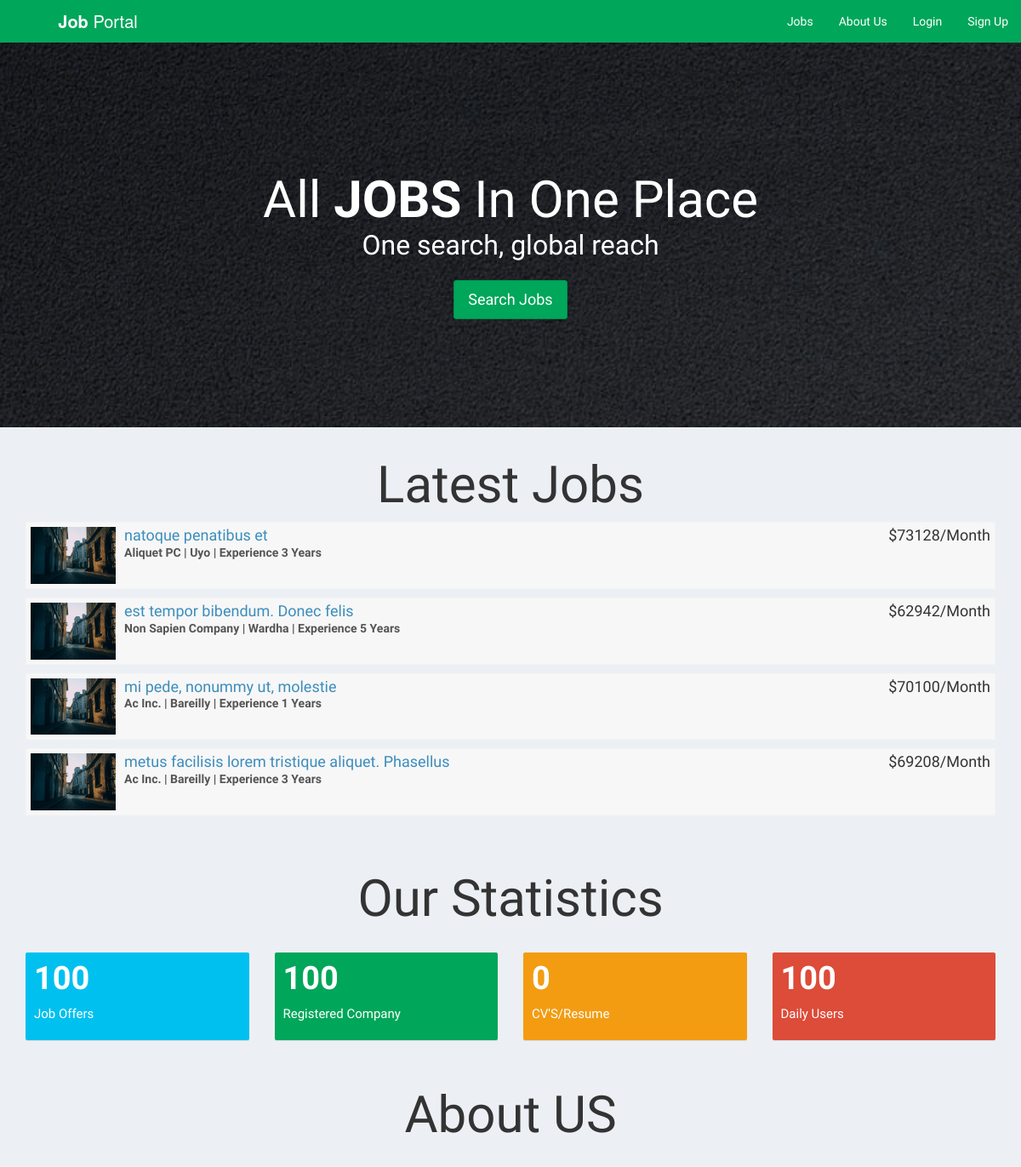
Before: / (upper part) with the older database file.
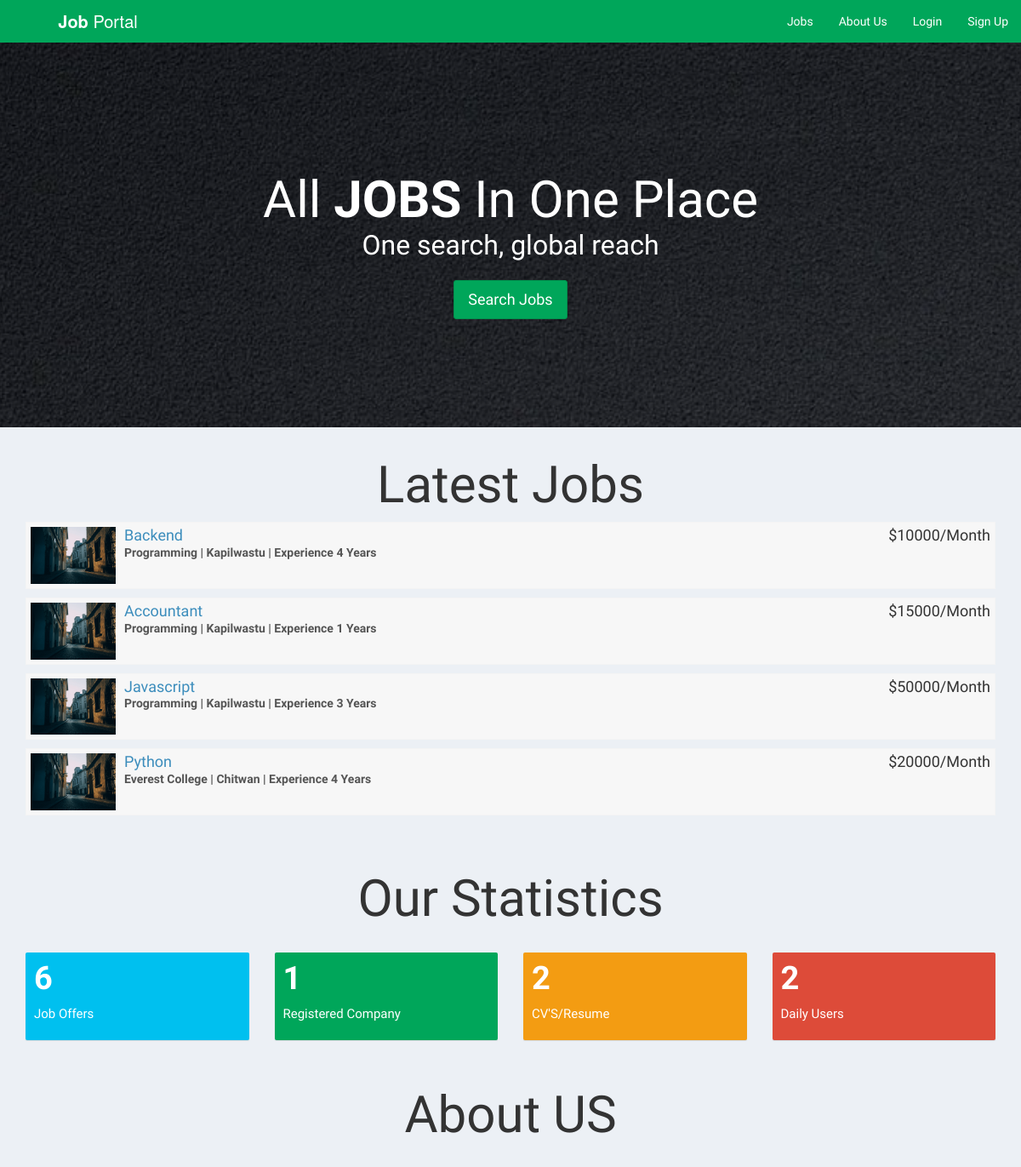
After: the same page with the newer database file.
### tables this page shows
CREATE TABLE `company` (
  `id_company` int(11) NOT NULL,
  `name` varchar(255) NOT NULL,
  `companyname` varchar(255) NOT NULL,
  `country` varchar(255) NOT NULL,
  `state` varchar(255) NOT NULL,
  `city` varchar(255) NOT NULL,
  `contactno` varchar(255) NOT NULL,
  `website` varchar(255) NOT NULL,
  `email` varchar(255) NOT NULL,
  `password` varchar(255) NOT NULL,
  `aboutme` varchar(255) DEFAULT NULL,
  `logo` varchar(255) NOT NULL,
  `createdAt` timestamp NOT NULL DEFAULT current_timestamp(),
  `active` int(11) NOT NULL DEFAULT 2
);

CREATE TABLE `job_post` (
  `id_jobpost` int(11) NOT NULL,
  `id_company` int(11) NOT NULL,
  `jobtitle` varchar(255) NOT NULL,
  `description` text NOT NULL,
  `minimumsalary` varchar(255) NOT NULL,
  `maximumsalary` varchar(255) NOT NULL,
  `experience` varchar(255) NOT NULL,
  `qualification` varchar(255) NOT NULL,
  `createdat` timestamp NOT NULL DEFAULT current_timestamp()
);

### index.php (the view, shortened to what this page needs)
<?php
require_once("db.php");
?>
<!DOCTYPE html>
<html>
<head>
  <link rel="stylesheet" href="https://cdnjs.cloudflare.com/ajax/libs/twitter-bootstrap/3.3.7/css/bootstrap.min.css">
  <link rel="stylesheet" href="https://cdnjs.cloudflare.com/ajax/libs/font-awesome/4.7.0/css/font-awesome.min.css">
  <link rel="stylesheet" href="https://cdnjs.cloudflare.com/ajax/libs/ionicons/2.0.1/css/ionicons.min.css">
  <link rel="stylesheet" href="css/AdminLTE.min.css">
  <link rel="stylesheet" href="css/_all-skins.min.css">
  <link rel="stylesheet" href="css/custom.css">
</head>
<body class="hold-transition skin-green sidebar-mini">
<div class="wrapper">
  <header class="main-header">
    <a href="index.php" class="logo logo-bg">
      <span class="logo-lg"><b>Job</b> Portal</span>
    </a>
    <nav class="navbar navbar-static-top">
      <div class="navbar-custom-menu">
        <ul class="nav navbar-nav">
          <li>
            <a href="jobs.php">Jobs</a>
          </li>
          <li>
            <a href="#about">About Us</a>
          </li>
          <?php if(empty($_SESSION['id_user']) && empty($_SESSION['id_company'])) { ?>
          <li>
            <a href="login.php">Login</a>
          </li>
          <li>
            <a href="sign-up.php">Sign Up</a>
          </li>
          <?php } ?>
        </ul>
      </div>
    </nav>
  </header>
  <div class="content-wrapper" style="margin-left: 0px;">
    <section class="content-header bg-main">
      <div class="container">
        <div class="row">
          <div class="col-md-12 text-center index-head">
            <h1>All <strong>JOBS</strong> In One Place</h1>
            <p>One search, global reach</p>
            <p><a class="btn btn-success btn-lg" href="jobs.php" role="button">Search Jobs</a></p>
          </div>
        </div>
      </div>
    </section>
    <section class="content-header">
      <div class="container">
        <div class="row">
          <div class="col-md-12 latest-job margin-bottom-20">
            <h1 class="text-center">Latest Jobs</h1>
            <?php
          $sql = "SELECT * FROM job_post Order By Rand() Limit 4";
          $result = $conn->query($sql);
          if($result->num_rows > 0) {
            while($row = $result->fetch_assoc()) {
              $sql1 = "SELECT * FROM company WHERE id_company='$row[id_company]'";
              $result1 = $conn->query($sql1);
              if($result1->num_rows > 0) {
                while($row1 = $result1->fetch_assoc()) {
            ?>
            <div class="attachment-block clearfix">
              <img class="attachment-img" src="img/photo1.png" alt="Attachment Image">
              <div class="attachment-pushed">
                <h4 class="attachment-heading"><a href="view-job-post.php?id=<?php echo $row['id_jobpost']; ?>"><?php echo $row['jobtitle']; ?></a> <span class="attachment-heading pull-right">$<?php echo $row['maximumsalary']; ?>/Month</span></h4>
                <div class="attachment-text">
                    <div><strong><?php echo $row1['companyname']; ?> | <?php echo $row1['city']; ?> | Experience <?php echo $row['experience']; ?> Years</strong></div>
                </div>
              </div>
            </div>
          <?php
                }
              }
            }
          }
          ?>
          </div>
        </div>
      </div>
    </section>
    <section id="statistics" class="content-header">
      <div class="container">
        <div class="row">
          <div class="col-md-12 text-center latest-job margin-bottom-20">
            <h1>Our Statistics</h1>
          </div>
        </div>
        <div class="row">
          <div class="col-lg-3 col-xs-6">
            <div class="small-box bg-aqua">
              <div class="inner">
                <?php
                  $sql = "SELECT * FROM job_post";
                  $result = $conn->query($sql);
                  $totalno = $result->num_rows > 0 ? $result->num_rows : 0;
                ?>
                <h3><?php echo $totalno; ?></h3>
                <p>Job Offers</p>
              </div>
            </div>
          </div>
          <div class="col-lg-3 col-xs-6">
            <div class="small-box bg-green">
              <div class="inner">
                <?php
                  $sql = "SELECT * FROM company WHERE active='1'";
                  $result = $conn->query($sql);
                  $totalno = $result->num_rows > 0 ? $result->num_rows : 0;
                ?>
                <h3><?php echo $totalno; ?></h3>
                <p>Registered Company</p>
              </div>
            </div>
          </div>
          <div class="col-lg-3 col-xs-6">
            <div class="small-box bg-yellow">
              <div class="inner">
                <?php
                  $sql = "SELECT * FROM users WHERE resume!=''";
                  $result = $conn->query($sql);
                  $totalno = $result->num_rows > 0 ? $result->num_rows : 0;
                ?>
                <h3><?php echo $totalno; ?></h3>
                <p>CV'S/Resume</p>
              </div>
            </div>
          </div>
          <div class="col-lg-3 col-xs-6">
            <div class="small-box bg-red">
              <div class="inner">
                <?php
                  $sql = "SELECT * FROM users WHERE active='1'";
                  $result = $conn->query($sql);
                  $totalno = $result->num_rows > 0 ? $result->num_rows : 0;
                ?>
                <h3><?php echo $totalno; ?></h3>
                <p>Daily Users</p>
              </div>
            </div>
          </div>
        </div>
      </div>
    </section>
    <section id="about" class="content-header">
      <div class="container">
        <div class="row">
          <div class="col-md-12 text-center latest-job margin-bottom-20">
            <h1>About US</h1>
          </div>
        </div>
      </div>
    </section>
  </div>
</div>
</body>
</html>

### css/custom.css (style rules this page uses)
.bg-main { background: linear-gradient(0deg,rgba(0,0,0,0.5),rgba(0,0,0,0.5)), url(../img/jser.jpg) no-repeat center center fixed !important; -webkit-background-size: cover; -moz-background-size: cover; -o-background-size: cover; background-size: cover !important; }
.index-head { padding: 10%; color: #fff; line-height: 150%; }
.index-head > h1 { font-size: 60px; }
.logo-bg { background-color: #00A65A !important; }
.index-head > p { font-size: 32px; }
.index-head > p > a { margin-top: 20px; }
.latest-job { line-height: 150%; }
.latest-job > h1 { font-size: 60px; }
.margin-bottom-20 { margin-bottom: 20px; }

Changed rows visible on the page:
removed job_post: jobtitle "natoque penatibus et", maximumsalary "73128", experience "3"
removed company: companyname "Aliquet PC", city "Uyo"
removed job_post: jobtitle "est tempor bibendum. Donec felis", maximumsalary "62942", experience "5"
removed company: companyname "Non Sapien Company", city "Wardha"
removed job_post: jobtitle "mi pede, nonummy ut, molestie", maximumsalary "70100", experience "1"
removed company: companyname "Ac Inc.", city "Bareilly"
removed job_post: jobtitle "metus facilisis lorem tristique aliquet. Phasellus", maximumsalary "69208", experience "3"
added job_post: jobtitle "Backend", maximumsalary "10000", experience "4"
added company: companyname "Programming", city "Kapilwastu"
added job_post: jobtitle "Accountant", maximumsalary "15000", experience "1"
added job_post: jobtitle "Javascript", maximumsalary "50000", experience "3"
added job_post: jobtitle "Python", maximumsalary "20000", experience "4"
added company: companyname "Everest College", city "Chitwan"
Other visible differences:
$totalno: "100" → "6"
$totalno: "100" → "1"
$totalno: "0" → "2"
$totalno: "100" → "2"
